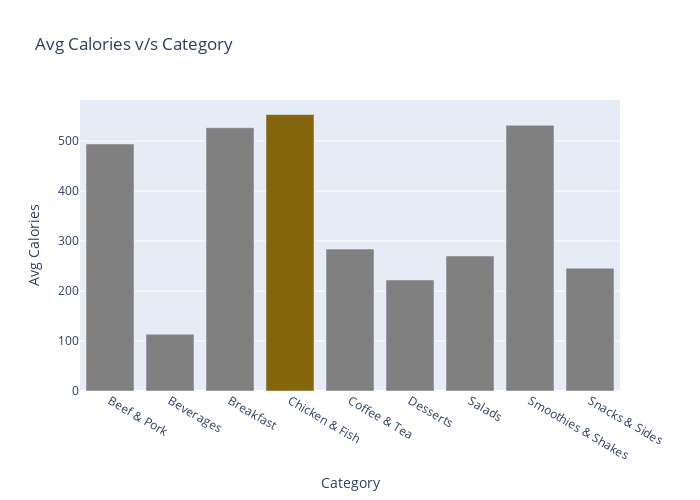

Notebook code for this chart:
### Code cell
calories=pd.DataFrame(df.groupby('Category')['Calories'].mean())
colors=['gray']*9
colors[3]='#85660D'
fig=go.Figure(data=go.Bar(                #plotly.graph_objects as go
    x=calories.index,
    y=calories['Calories'],
    marker_color=colors
))
fig.update_layout(width=700, height=500, title='Avg Calories v/s Category')
fig.update_xaxes(title='Category')
fig.update_yaxes(title='Avg Calories')
fig.show()
pio.write_html(fig, file="embedGraphInYourWebsite/avgCalVsCategory.html", auto_open=True)

### Figure 1 — Plotly figure (JSON) as saved in the notebook; plotly's stock layout.template omitted (floating-point values rounded to 4 significant figures)
{"data": [{"marker": {"color": ["gray", "gray", "gray", "#85660D", "gray", "gray", "gray", "gray", "gray"]}, "type": "bar", "x": ["Beef & Pork", "Beverages", "Breakfast", "Chicken & Fish", "Coffee & Tea", "Desserts", "Salads", "Smoothies & Shakes", "Snacks & Sides"], "y": [494, 113.7, 526.7, 553.0, 283.9, 222.1, 270, 531.4, 245.8]}], "layout": {"height": 500, "title": {"text": "Avg Calories v/s Category"}, "width": 700, "xaxis": {"title": {"text": "Category"}}, "yaxis": {"title": {"text": "Avg Calories"}}}}
